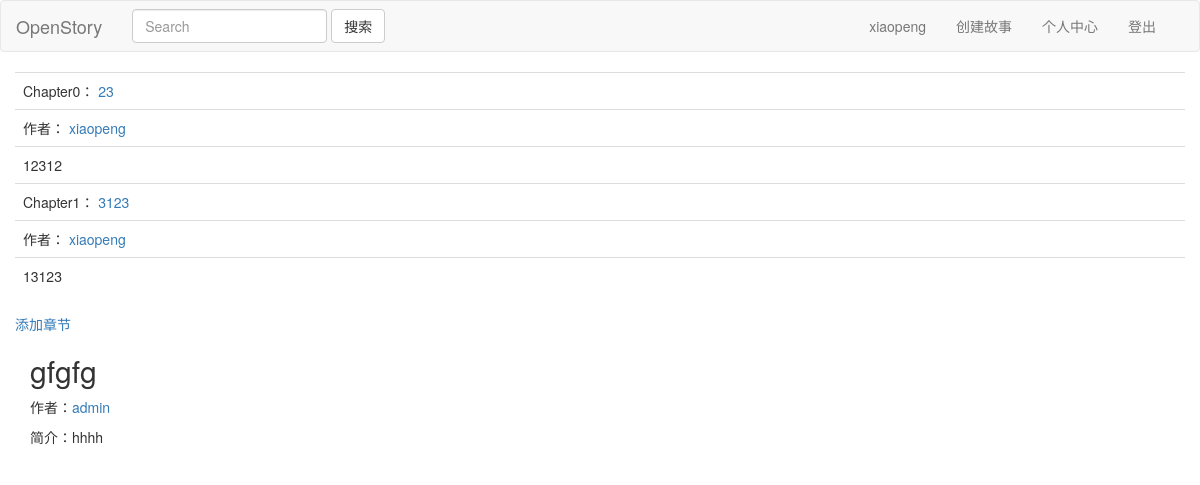
/story/view_story/1 (signed in), run on the app's committed database.
### story/models.py (models this page shows)
class Chapter(models.Model):
    subtitle = models.TextField(default='')
    content = models.TextField(default='')
    story = models.ForeignKey(Story, default=None)
    writter = models.ForeignKey(User, default=None)
    numb = models.TextField(default='')
    ifallow = models.TextField(default='no')

class Story(models.Model):
    title = models.TextField(default='')
    brief = models.TextField(default='')
    owner = models.ForeignKey(User,default=None)

### story/views.py (the view)
# urls.py: url(r'^view_story/(\d+)$', views.view_story, name='viewstory'),
def view_story(request, id):
    story = Story.objects.get(id=id)
    return render(request, 'story.html', {'story':story,})

### story/templates/story.html (shortened to what this page needs)
{% extends 'base.html' %} {% block header %}
<h2>{{ story.title }}</h2>
    <p>作者：<a href="{% url 'author' story.owner.username %}">{{ story.owner.username }}</a></p>
<p>简介：{{ story.brief }}</p>
{% endblock %} {% block content %}
<table class='table'>
    {% for chapter in story.chapter_set.all %}
        {% if chapter.ifallow == 'yes' %}
    <tr>
        <td>
                Chapter{{ chapter.numb }}：
                 {% if chapter.writter == request.user %} {% include 'chapter.html' %}
                     <a href='' data-toggle="modal" data-target="#changechapter{{ chapter.id }}">{{ chapter.subtitle }}</a>
                 {% else %}
                    {{ chapter.subtitle }}
                 {% endif %}
        </td>
    </tr>
    <tr>
        <td>
            作者：
            <a href="{% url 'author' chapter.writter.username %}">{{ chapter.writter.username }}</a>
        </td>
    </tr>
    <tr>
        <td>{{ chapter.content }}</td>
    </tr>
        {% endif %}
    {% endfor %}
</table>
{% if request.user.is_authenticated %}
<a href='' data-toggle="modal" data-target="#newchapter">添加章节</a>
{% endif %}
{% endblock %}

### author/templates/navbar.html (shortened to what this page needs)
<nav class="navbar navbar-default">
    <div class="navbar-header">
        <a class="navbar-brand" href="{% url 'home' %}">OpenStory</a>
    </div>
    <div>
        <form class="navbar-form navbar-left" method="POST" action="{% url 'search' %}">
            <input type="text" class="form-control" placeholder="Search" name="keyword">
            <button type="submit" class="btn btn-default">搜索</button>
        </form>
        <div class="navbar-right" style="margin-right:2em">
            {% if request.user.is_authenticated %}
            <ul class="nav navbar-nav">
                <li class="navbar-text">{{ request.user.username }}</li>
                <li><a href='' data-toggle="modal" data-target="#newstory">创建故事</a></li>
                <li><a href="/{{ request.user.username }}">个人中心</a></li>
                <li><a href="{% url 'logout' %}">登出</a></li>
            </ul>
            {% else %}
            <button type="button" class="btn navbar-btn" data-toggle="modal" data-target="#login">登录</button>
            <button type="button" class="btn navbar-btn" data-toggle="modal" data-target="#signin">注册</button>
            {% include 'login.html' %}
            {% include 'signin.html' %}
            {% endif %}
        </div>
    </div>
</nav>

### data on the page
Chapter: numb "0", subtitle "23", writter.username "xiaopeng", content "12312"
Chapter: numb "1", subtitle "3123", writter.username "xiaopeng", content "13123"
Story: title "gfgfg", owner.username "admin", brief "hhhh"

### other printed values
{{ request.user.username }} "xiaopeng"
